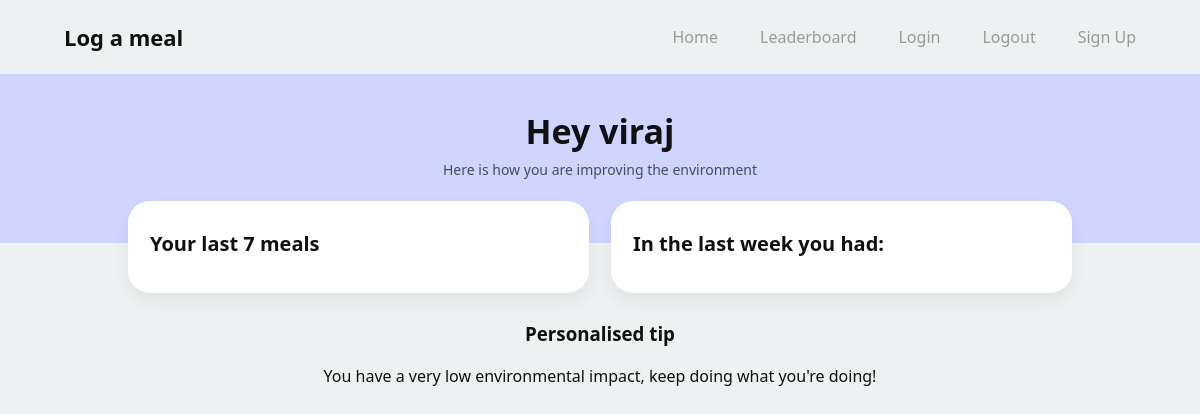
Page / (signed in) on the earlier database version.
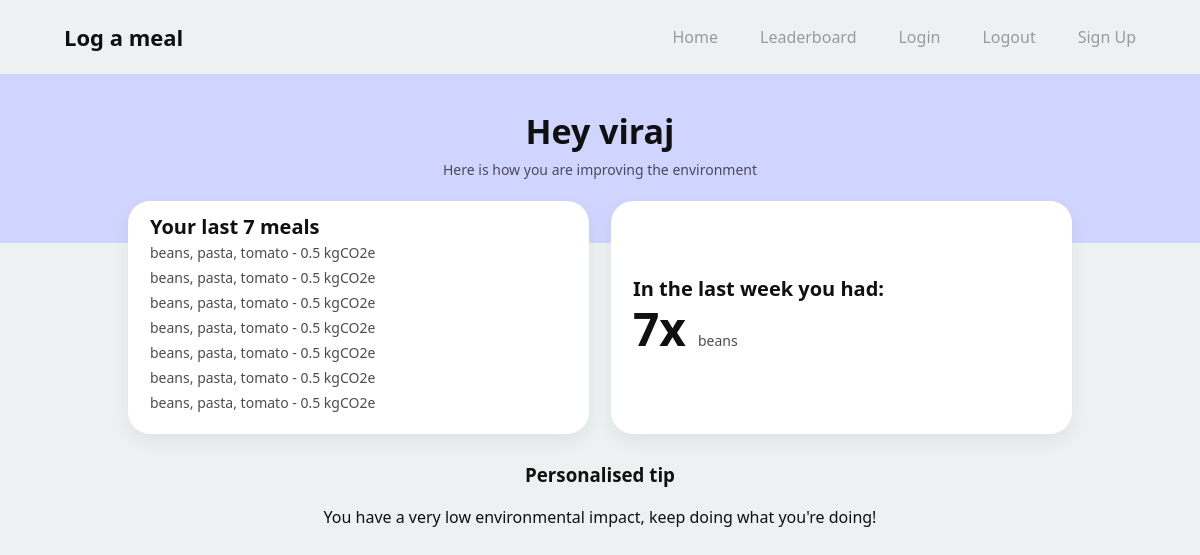
Same page on the later database version.
### app/models.py (models this page shows, shortened)
class User(db.Model,UserMixin):
    __tablename__ = 'users'
    id: so.Mapped[int] = so.mapped_column(primary_key=True)
    username: so.Mapped[str] = so.mapped_column(sa.String(63), index=True, unique=True)
    email: so.Mapped[str] = so.mapped_column(sa.String(119), index=True, unique=True)
    password_hash: so.Mapped[Optional[str]] = so.mapped_column(sa.String(255))
    weekly_score: so.Mapped[int] = so.mapped_column(sa.Integer, index=True, default=0)
    meals: so.Mapped[list['Meal']] = so.relationship(back_populates='user')

class Meal(db.Model):
    id: so.Mapped[int] = so.mapped_column(primary_key=True)
    carb: so.Mapped[str] = so.mapped_column(sa.String(16))
    protein: so.Mapped[str] = so.mapped_column(sa.String(16))
    veg: so.Mapped[str] = so.mapped_column(sa.String(16))
    total_emissions: so.Mapped[float] = so.mapped_column(sa.Float, default=0)
    date_added: so.Mapped[str] = so.mapped_column(sa.Date, default=date.today())
    user_id: so.Mapped[int] = so.mapped_column(sa.ForeignKey(User.id), index=True)
    user: so.Mapped[User] = so.relationship(back_populates='meals')

### app/routes.py (the view)
@app.route("/",methods=["GET","POST"])
@login_required
def index():
    last_7_meals = current_user.meals[-7:]
    protein_count = {}
    for meal in last_7_meals:
        if meal.protein not in protein_count:
            protein_count[meal.protein] = 1
        else:
            protein_count[meal.protein] += 1
    return render_template("index.html",
                           last_7_meals=last_7_meals,
                           protein_count=protein_count,
                           user_name=current_user.username)

### app/models.py (called while the page is built)
@login.user_loader
def load_user(id):
    return db.session.get(User, int(id))

### app/templates/index.html (shortened to what this page needs)
{% extends "base.html" %}
{% block styles %}
<link rel="stylesheet" href="{{ url_for('static', filename='css/log_meal.css') }}">
{% endblock %}
{% block content %}
<main class="dash">
    <section class="dash-hero">
        <h1 class="dash-title">{{"Hey " + user_name if user_name else "You are not logged in" }}</h1>
        <p class="dash-subtitle">Here is how you are improving the environment</p>
    </section>
    <section class="stats">
        <div class="stat-card">
            <div class="stat-title">Your last 7 meals</div>
            {% for meal in last_7_meals %}
            <div class="stat-row">
                <div class="stat-label">{{ meal.protein }}, {{ meal.carb }}, {{ meal.veg }} - {{ meal.total_emissions|round(2) }} kgCO2e</div>
            </div>
            {% endfor %}
        </div>
        <div class="stat-card stat-card--right">
            <div class="stat-title">In the last week you had:</div>
            {% for k, v in protein_count.items() %}
            <div class="stat-row">
                <div class="stat-value">{{ v }}x</div>
                <div class="stat-label">{{ k }}</div>
            </div>
            {% endfor %}
        </div>
    </section>
    <h3 style="text-align:center">Personalised tip</h3>
    {% if "beef" in protein_count.keys() %}
    <p style="text-align:center">Try swapping out beef for pork!</p>
    {% elif "lamb" in protein_count.keys() %}
    <p style="text-align:center">Try swapping out lamb for turkey!</p>
    {% elif "shrimp" in protein_count.keys() %}
    <p style="text-align:center">Try swapping out shrimp for wild fish!</p>
    {% elif "pork" in protein_count.keys() %}
    <p style="text-align:center">Try swapping out pork for tofu!</p>
    {% else %}
    <p style="text-align:center">You have a very low environmental impact, keep doing what you're doing!</p>
    {% endif %}
    {% endblock %}

### app/templates/base.html (shortened to what this page needs)
<!DOCTYPE html>
<html lang="en">
<header class="nav">
    <div class="nav-inner">
        <div class="nav-brand">
            <a href="{{ url_for('log_meal') }}">Log a meal</a>
        </div>
        <nav class="nav-links">
            <a href="{{ url_for('index') }}">Home</a>
            <a href="{{url_for('leaderboard') }}">Leaderboard</a>
            <a href="{{url_for('login')}}">Login</a>
            <a href="{{url_for('logout')}}">Logout</a>
            <a href="{{url_for('signup')}}" class="signup-btn">
                Sign Up
            </a>
        </nav>
    </div>
</header>
<head>
    <link rel="stylesheet" href="{{ url_for('static', filename='css/style.css') }}">
    {% block styles %}{% endblock %}
</head>
<body>
{% block content %}
{% endblock %}
</body>
</html>

### app/static/css/style.css (style rules this page uses)
*, *::before, *::after { box-sizing: border-box; }
:root { --bg: #ffffff; --text: #111111; --muted: #7a7a7a; --nav-muted: #9a9a9a; --pill-bg: #cdd3ff; --pill-text: #111111; --container: 1120px; --radius-lg: 48px; --placeholder: #d9d9d9; }
body { margin: 0; font-family: system-ui, -apple-system, Segoe UI, Roboto, Helvetica, Arial, sans-serif; background: var(--bg); color: var(--text); }
.nav { width: 100%; background: transparent; box-shadow: none; position: static; }
.nav-inner { max-width: var(--container); margin: 0 auto; padding: 22px 24px; display: flex; align-items: center; justify-content: space-between; }
.nav-brand a { text-decoration: none; color: var(--text); font-weight: 700; font-size: 22px; }
.nav-links { list-style: none; display: flex; align-items: center; gap: 42px; margin: 0; padding: 0; }
.nav-links a { text-decoration: none; color: var(--nav-muted); font-weight: 500; font-size: 16px; }

### app/static/css/log_meal.css (style rules this page uses)
*, *::before, *::after { box-sizing: border-box; }
:root { --lavender: #cfd5ff; --page-bg: #eef1f1; --card: #ffffff; --text: #101010; --muted: #3c3c3c; --shadow: 0 8px 18px rgba(0,0,0,0.06); }
body { margin: 0; font-family: system-ui, -apple-system, Segoe UI, Roboto, Helvetica, Arial, sans-serif; background: var(--page-bg); color: var(--text); }
.dash { min-height: 100vh; }
.dash-hero { background: var(--lavender); padding: 34px 18px 64px; text-align: center; }
.dash-title { margin: 0; font-size: 34px; font-weight: 800; }
.dash-subtitle { margin: 6px 0 0; font-size: 14px; color: rgba(0,0,0,0.65); }
.stats { max-width: 980px; margin: -42px auto 28px; padding: 0 18px; display: grid; grid-template-columns: 1fr 1fr; gap: 22px; }
.stat-card { background: var(--card); border-radius: 22px; box-shadow: var(--shadow); padding: 16px 22px; min-height: 92px; display: flex; flex-direction: column; justify-content: center; }
.stat-label { font-size: 14px; color: rgba(0,0,0,0.7); margin-bottom: 6px; }
.stat-row { display: flex; align-items: baseline; gap: 12px; }
.stat-value { font-size: 46px; line-height: 1; font-weight: 800; }
.stat-title { font-size: 20px; line-height: 1; font-weight: 800; margin-bottom: 6px; }

Differences in the rows shown:
added Meal: protein "beans", carb "pasta", veg "tomato", total_emissions "0.5", v "7"
added Meal: protein "beans", carb "pasta", veg "tomato", total_emissions "0.5", shown under "Hey viraj"
added Meal: protein "beans", carb "pasta", veg "tomato", total_emissions "0.5", shown under "Hey viraj"
added Meal: protein "beans", carb "pasta", veg "tomato", total_emissions "0.5", shown under "Hey viraj"
added Meal: protein "beans", carb "pasta", veg "tomato", total_emissions "0.5", shown under "Hey viraj"
added Meal: protein "beans", carb "pasta", veg "tomato", total_emissions "0.5", shown under "Hey viraj"
added Meal: protein "beans", carb "pasta", veg "tomato", total_emissions "0.5", shown under "Hey viraj"
